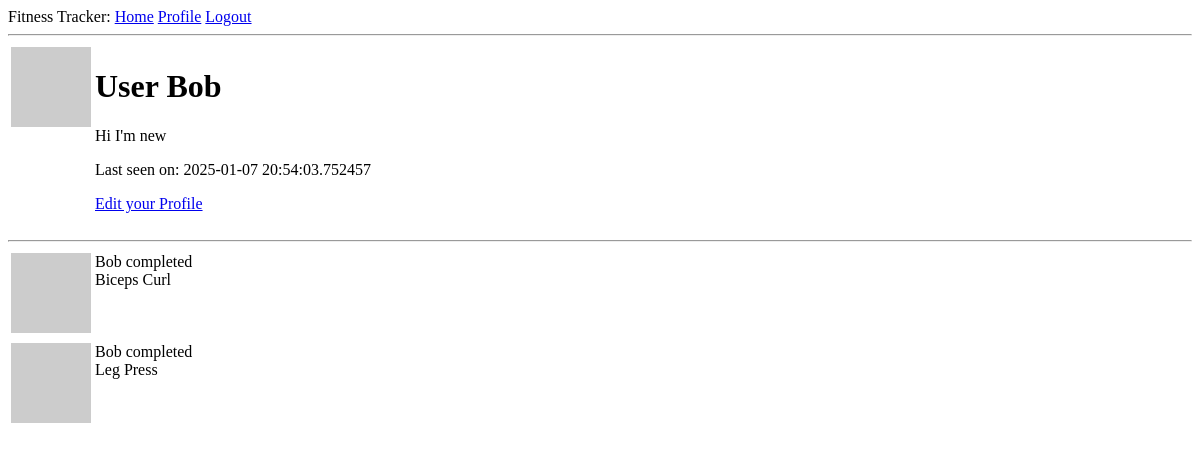
Page /user/Bob (signed in) on the earlier database version.
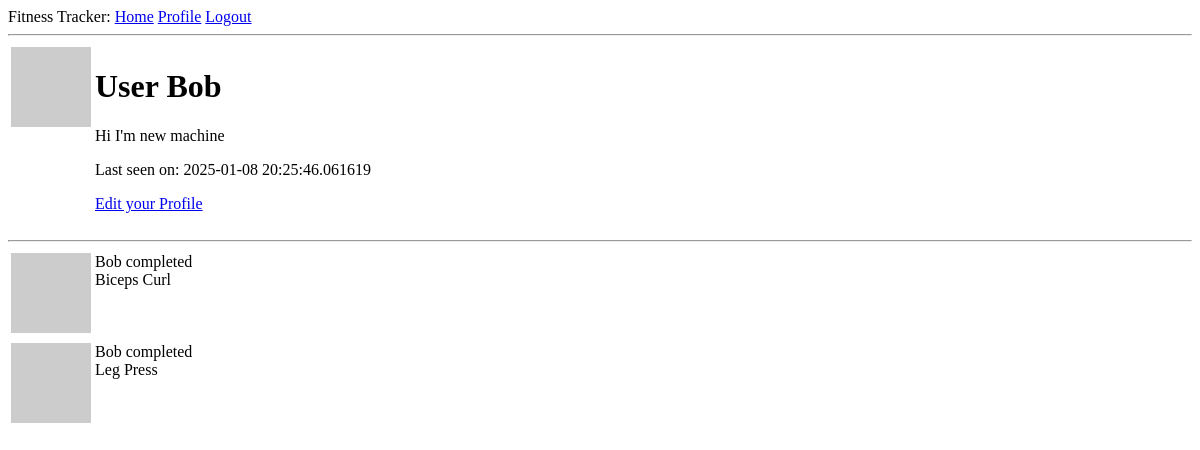
Same page on the later database version.
### app/models.py (models this page shows, shortened)
class User(UserMixin, db.Model):
    id: Mapped[int] = mapped_column(primary_key=True)
    username: Mapped[str] = mapped_column(String(64), index=True, unique=True)
    email: Mapped[str] = mapped_column(String(120), index=True, unique=True)
    password_hash: Mapped[Optional[str]] = mapped_column(String(256))
    workouts: Mapped[List['Workout']] = relationship(back_populates='user')
    about_me: Mapped[Optional[str]] = mapped_column(String(140))
    last_seen: Mapped[Optional[datetime]] = mapped_column(
        default=lambda: datetime.now(timezone.utc))
    def avatar(self, size):
        digest = md5(self.email.lower().encode('utf-8')).hexdigest()
        print(f'https://www.gravatar.com/avatar/{digest}?d=identicon&s={size}')
        return f'https://www.gravatar.com/avatar/{digest}?d=identicon&s={size}'

### app/routes.py (the view)
@app.route('/user/<username>')
@login_required
def user(username):
    user = db.first_or_404(sa.select(User).where(User.username == username))
    user_machines = [
        {"owner": user, "name": "Biceps Curl"},
        {"owner": user, "name": "Leg Press"}
    ]
    return render_template('user.html', user=user, machines=user_machines)

### app/models.py (called while the page is built)
@login.user_loader
def load_user(id):
    return db.session.get(User, int(id))

### app/routes.py (called while the page is built)
@app.before_request
def before_request():
    if current_user.is_authenticated:
        current_user.last_seen = datetime.now(timezone.utc)
        db.session.commit()

### app/templates/user.html
{% extends "base.html" %} {% block content %}
<table>
  <tr valign="top">
    <td><img src="{{ user.avatar(128) }}" /></td>
    <td>
      <h1>User {{ user.username }}</h1>
      {% if user.about_me %}
      <p>{{ user.about_me }}</p>
      {% endif %} {% if user.last_seen %}
      <p>Last seen on: {{ user.last_seen }}</p>
      {% endif %}
      {% if user == current_user %}
      <p><a href="{{ url_for('edit_profile') }}">Edit your Profile</a></p>
      {% endif %}
    </td>
  </tr>
</table>
<hr />
{% for machine in machines %} {% include '_machine.html' %} {% endfor %} {%
endblock %}

### app/templates/base.html (shortened to what this page needs)
<!DOCTYPE html>
<html>
  <head>
  </head>
  <body>
    <div>
      Fitness Tracker:
      <a href="{{ url_for('index') }}">Home</a>
      {% if current_user.is_anonymous %}
      <a href="{{ url_for('login') }}">Login</a>
      {% else %}
      <a href="{{ url_for('user', username=current_user.username) }}">Profile</a>
      <a href="{{ url_for('logout') }}">Logout</a>
      {% endif %}
    </div>
    <hr />
     {% block content %}{% endblock %}
  </body>
</html>

### app/templates/_machine.html
<table>
    <tr valign="top">
        <td><img src="{{ machine.owner.avatar(36) }}"></td>
        <td>{{ machine.owner.username }} completed <br>{{ machine.name }}</td>
    </tr>
</table>

Differences in the rows shown:
changed User "Bob": about_me "Hi I'm new" → "Hi I'm new machine"; last_seen "2025-01-07 20:54:03.752457" → "2025-01-08 20:25:46.061619"
